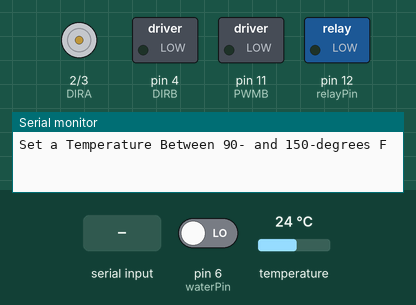
A sketch run on a simulated Arduino Uno, built with avr-gcc and run on an emulated ATmega328P. Parts: direction and speed pins drawn as motors (green arrow = direction pin HIGH = forward, orange = LOW = backward, longer = more drive), switched loads named in the sketch (green lamp = pin HIGH), the last lines printed to the serial monitor. The test bench sets the inputs (shaded band); at power-on: pin 6 (waterPin) LOW, temperature 24 °C.

Above: at 1.2 s.
1.3 s: pin 6 (waterPin) driven HIGH
At 2.5 s:
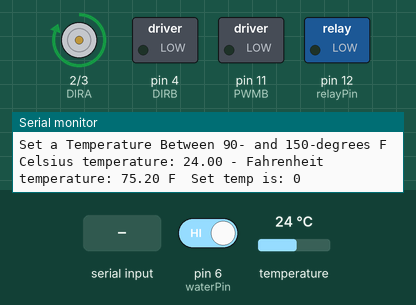
2.8 s: "90,45\n" received over Serial
At 4.9 s:
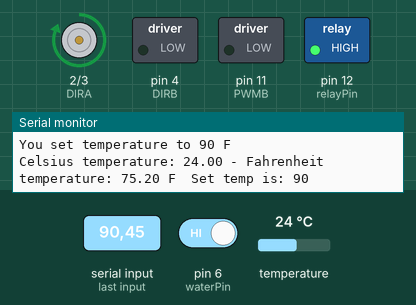
5.8 s: "30,150\n" received over Serial
At 10.9 s:
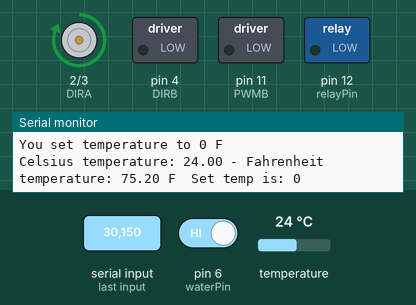
Timing chart, 0 to 12.4 s (numbered marks = the images above; inputs shaded):
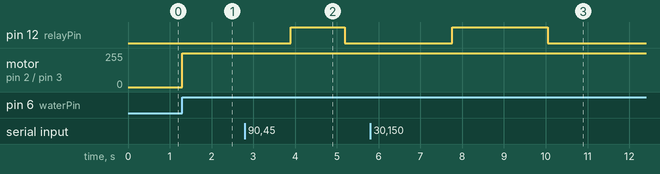

The sketch:

SousVide.ino
```cpp
#include <OneWire.h>
#include <DallasTemperature.h>
// Data wire is conntec to the Arduino digital pin 4
#define ONE_WIRE_BUS 5
// Setup a oneWire instance to communicate with any OneWire devices
OneWire oneWire(ONE_WIRE_BUS);
// Pass our oneWire reference to Dallas Temperature sensor
DallasTemperature sensors(&oneWire);

const int waterPin = 6;
const int relayPin = 12;
int Temp = 0;
// Clockwise and counter-clockwise definitions.
// Depending on how you wired your motors, you may need to swap.
#define FORWARD 1
#define REVERSE 0
// Motor definitions to make life easier:
#define MOTOR_A 0
#define MOTOR_B 1
// Pin Assignments //
//Default pins:
#define DIRA 2 // Direction control for motor A
#define PWMA 3 // PWM control (speed) for motor A
#define DIRB 4 // Direction control for motor B
#define PWMB 11 // PWM control (speed) for motor B


void setup(void)
{
  // Start serial communication for debugging purposes
  Serial.begin(9600);
  pinMode(relayPin, OUTPUT);
  pinMode(waterPin, INPUT);
  setupArdumoto(); // Set all pins as outputs
  delay(10);
  Serial.println("Set a Temperature Between 90- and 150-degrees F");

  // Start up the library
  sensors.begin();
}
void loop(void){

 // Call sensors.requestTemperatures() to issue a global temperature and Requests to all devices on the bus
 if (Serial.available() > 0) {
      // read the incoming byte:
      Temp = Serial.parseInt();
     // SetTemp = Temp;
      Serial.print("You set temperature to ");
      Serial.print(Temp);
      Serial.println(" F");
  }

  if (digitalRead(waterPin) != 0) {
    // Drive motor A (and only motor A) at various speeds, then stop.
    driveArdumoto(MOTOR_A, FORWARD, 255); // Set motor A to REVERSE at max

      if (sensors.getTempFByIndex(0) < Temp) {
        digitalWrite(relayPin, HIGH);
      }

      else {
      digitalWrite(relayPin, LOW);
      }

    sensors.requestTemperatures();
    Serial.print("Celsius temperature: ");
    Serial.print(sensors.getTempCByIndex(0));
    Serial.print(" - Fahrenheit temperature: ");
    Serial.print(sensors.getTempFByIndex(0));

    Serial.print(" F  Set temp is: ");
    Serial.println(Temp);
    delay(500);
    }

 }
void driveArdumoto(byte motor, byte dir, byte spd) {
  if (motor == MOTOR_A) {
  digitalWrite(DIRA, dir);
  analogWrite(PWMA, spd);
  }

  else if (motor == MOTOR_B) {
  digitalWrite(DIRB, dir);
  analogWrite(PWMB, spd);
 }
}

// setupArdumoto initialize all pins
void setupArdumoto() {
  // All pins should be setup as outputs:
  pinMode(PWMA, OUTPUT);
  pinMode(PWMB, OUTPUT);
  pinMode(DIRA, OUTPUT);
  pinMode(DIRB, OUTPUT);
  // Initialize all pins as low:
  digitalWrite(PWMA, LOW);
  digitalWrite(PWMB, LOW);
  digitalWrite(DIRA, LOW);
  digitalWrite(DIRB, LOW);
}
```

Measured:
- after the input at 1.3 s, motor on pin 2 (DIRA) / pin 3 (PWMA): stopped → forward 255/255 at once
- after the input at 2.8 s, pin 12 (relayPin): LOW → HIGH after 1.1 s, → LOW 1.3 s later
- after the input at 5.8 s, pin 12 (relayPin): LOW → HIGH after 2.0 s, → LOW 2.3 s later
